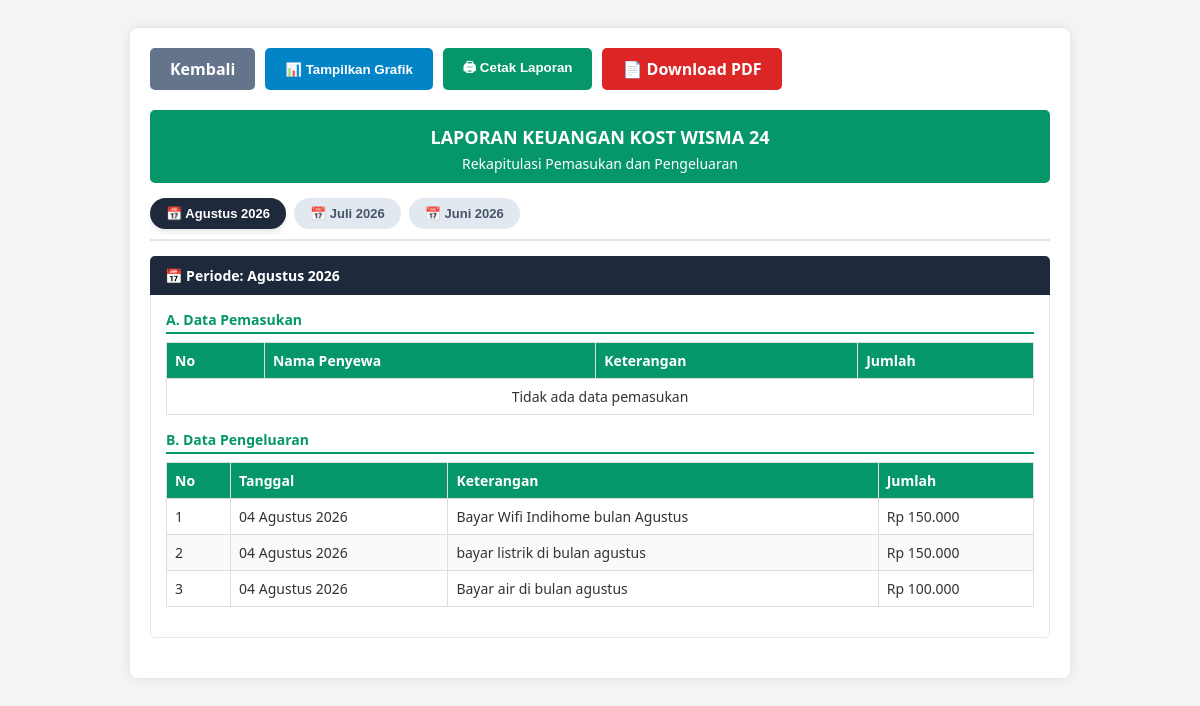
The app's page /laporan-keuangan/ (signed in) with its own data.
### kos/models.py (models this page shows, shortened)
class Pengeluaran(models.Model):
    KATEGORI_CHOICES = [
        ('Listrik', 'Listrik'),
        ('Wifi', 'Wifi'),
        ('Air', 'Air'),
        ('Perawatan', 'Perawatan'),
        ('Lainnya', 'Lainnya'),
    ]
    tanggal = models.DateField()
    kategori = models.CharField(max_length=50, choices=KATEGORI_CHOICES, default='Lainnya')
    keterangan = models.CharField(max_length=200)
    jumlah = models.IntegerField()

### kos/views.py (the view)
# urls.py: path('laporan-keuangan/', views.laporan_keuangan, name='laporan_keuangan'),
@login_required
def laporan_keuangan(request):
    bulan_inggris_ke_indo = {
        "January": "Januari", "February": "Februari", "March": "Maret",
        "April": "April", "May": "Mei", "June": "Juni",
        "July": "Juli", "August": "Agustus", "September": "September",
        "October": "Oktober", "November": "November", "December": "Desember"
    }
    urutan = [
        "Januari","Februari","Maret","April","Mei","Juni",
        "Juli","Agustus","September","Oktober","November","Desember"
    ]
    pembayaran_list = Pembayaran.objects.select_related('tagihan__penyewa').all()
    pengeluaran_list = Pengeluaran.objects.all().order_by('-tanggal')
    total_pembayaran = pembayaran_list.aggregate(total=Sum('jumlah_bayar'))['total'] or 0
    total_pengeluaran = pengeluaran_list.aggregate(total=Sum('jumlah'))['total'] or 0
    saldo_akhir_total = total_pembayaran - total_pengeluaran
    grouped = defaultdict(lambda: {
        "pemasukan": [],
        "pengeluaran": [],
        "total_pemasukan": 0,
        "total_pengeluaran": 0,
        "saldo": 0
    })
    for p in pembayaran_list:
        bulan_en = p.tagihan.bulan
        bulan = bulan_inggris_ke_indo.get(bulan_en, bulan_en)
        key = f"{bulan} {p.tagihan.tahun}"
        grouped[key]["pemasukan"].append(p)
        grouped[key]["total_pemasukan"] += p.jumlah_bayar
    for p in pengeluaran_list:
        bulan_en = p.tanggal.strftime("%B")
        bulan = bulan_inggris_ke_indo.get(bulan_en, bulan_en)
        key = f"{bulan} {p.tanggal.year}"
        grouped[key]["pengeluaran"].append(p)
        grouped[key]["total_pengeluaran"] += p.jumlah
    for key in grouped:
        grouped[key]["saldo"] = (
            grouped[key]["total_pemasukan"] -
            grouped[key]["total_pengeluaran"]
        )
    semua_bulan = sorted(grouped.keys(), key=lambda x: urutan.index(x.split()[0]) if x.split()[0] in urutan else 0)
    chart_labels = []
    chart_pemasukan = []
    chart_pengeluaran = []
    for key in semua_bulan:
        chart_labels.append(key)
        chart_pemasukan.append(grouped[key]["total_pemasukan"])
        chart_pengeluaran.append(grouped[key]["total_pengeluaran"])
    context = {
        'pembayaran_list': pembayaran_list,
        'pengeluaran_list': pengeluaran_list,
        'total_pembayaran': total_pembayaran,
        'total_pengeluaran': total_pengeluaran,
        'saldo_akhir_total': saldo_akhir_total,
        'grouped': dict(grouped),
        'chart_labels': chart_labels,
        'chart_pemasukan': chart_pemasukan,
        'chart_pengeluaran': chart_pengeluaran,
    }
    return render(request, 'kos/laporan_keuangan.html', context)

### kos/templates/kos/laporan_keuangan.html (shortened to what this page needs)
{% load humanize %}
<!DOCTYPE html>
<html lang="id">
<head>
</head>
<body>
<div class="container">
    <div class="btn-group">
        <a href="/dashboard/" class="btn btn-back">Kembali</a>
        <button onclick="toggleView()" class="btn btn-toggle" id="btnToggleText">📊 Tampilkan Grafik</button>
        <button onclick="window.print()" class="btn btn-print">🖨 Cetak Laporan</button>
        <a href="{% url 'download_pdf' %}" class="btn btn-pdf">📄 Download PDF</a>
    </div>
    <div class="main-header">
        <h1>LAPORAN KEUANGAN KOST WISMA 24</h1>
        <p>Rekapitulasi Pemasukan dan Pengeluaran</p>
    </div>
    <div id="tableContentWrapper">
        <div class="tab-menu">
            {% for bulan, data in grouped.items %}
            <button class="tab-btn {% if forloop.first %}active{% endif %}" onclick="openTab(event, 'tab-{{ forloop.counter }}')">
                📅 {{ bulan }}
            </button>
            {% endfor %}
        </div>
        {% for bulan, data in grouped.items %}
        <div id="tab-{{ forloop.counter }}" class="tab-content {% if forloop.first %}active{% endif %}">
            <div class="period-box">📅 Periode: {{ bulan }}</div>
            <div class="content-box">
                <div class="section-label">A. Data Pemasukan</div>
                <table>
                    <thead>
                        <tr>
                            <th>No</th><th>Nama Penyewa</th><th>Keterangan</th><th>Jumlah</th>
                        </tr>
                    </thead>
                    <tbody>
                        {% for p in data.pemasukan %}
                        <tr>
                            <td>{{ forloop.counter }}</td>
                            <td>{{ p.tagihan.penyewa.nama }}</td>
                            <td>{{ p.tagihan.bulan }} {{ p.tagihan.tahun }}</td>
                            <td>Rp {{ p.jumlah_bayar|intcomma }}</td>
                        </tr>
                        {% empty %}
                        <tr><td colspan="4" style="text-align:center;">Tidak ada data pemasukan</td></tr>
                        {% endfor %}
                    </tbody>
                </table>
                <div class="section-label">B. Data Pengeluaran</div>
                <table>
                    <thead>
                        <tr>
                            <th>No</th><th>Tanggal</th><th>Keterangan</th><th>Jumlah</th>
                        </tr>
                    </thead>
                    <tbody>
                        {% for p in data.pengeluaran %}
                        <tr>
                            <td>{{ forloop.counter }}</td>
                            <td>{{ p.tanggal|date:"d F Y" }}</td>
                            <td>{{ p.keterangan }}</td>
                            <td>Rp {{ p.jumlah|intcomma }}</td>
                        </tr>
                        {% empty %}
                        <tr><td colspan="4" style="text-align:center;">Tidak ada catatan pengeluaran</td></tr>
                        {% endfor %}
                    </tbody>
                </table>
            </div>
        </div>
        {% endfor %}
    </div>
</div>
</body>
</html>

### kos/templates/kos/laporan_keuangan.html (style rules this page uses)
body { font-family: 'Segoe UI', Tahoma, Geneva, Verdana, sans-serif; background-color: #f4f4f4; padding: 20px; color: #333; }
.container { max-width: 900px; margin: auto; background: white; padding: 20px; border-radius: 8px; box-shadow: 0 0 10px rgba(0,0,0,0.1); }
.btn-group { display: flex; gap: 10px; margin-bottom: 20px; flex-wrap: wrap; }
.btn { padding: 10px 20px; border: none; border-radius: 5px; color: white; cursor: pointer; text-decoration: none; font-weight: bold; transition: 0.3s; }
.btn-back { background: #64748b; }
.btn-print { background: #059669; }
.btn-pdf { background: #dc2626; }
.btn-toggle { background: #0284c7; }
.main-header { background: #059669; color: white; padding: 10px; text-align: center; border-radius: 5px; margin-bottom: 15px; }
.main-header h1 { font-size: 18px; margin: 5px 0; }
.main-header p { font-size: 14px; margin: 0; }
.tab-menu { display: flex; gap: 8px; margin-bottom: 15px; border-bottom: 2px solid #e2e8f0; padding-bottom: 10px; overflow-x: auto; }
.tab-btn { background: #e2e8f0; color: #475569; border: none; padding: 8px 16px; border-radius: 20px; font-weight: bold; cursor: pointer; transition: all 0.2s; white-space: nowrap; font-size: 13px; }
.tab-btn.active { background: #1e293b; color: white; box-shadow: 0 4px 6px -1px rgba(0,0,0,0.1); }
.tab-content { display: none; }
.tab-content.active { display: block; animation: fadeIn 0.3s ease-in-out; }
.period-box { background: #1e293b; color: white; padding: 10px 15px; border-radius: 5px 5px 0 0; font-weight: bold; font-size: 14px; }
.content-box { border: 1px solid #e2e8f0; padding: 15px; border-radius: 0 0 5px 5px; background: #fff; margin-bottom: 20px; border-top: none; }
table { width: 100%; border-collapse: collapse; margin-top: 5px; margin-bottom: 15px; font-size: 14px; }
th { background: #059669; color: white; padding: 8px; border: 1px solid #ddd; text-align: left; }
td { padding: 8px; border: 1px solid #ddd; }
tr:nth-child(even) { background-color: #f8fafc; }
.section-label { color: #059669; font-weight: bold; font-size: 14px; border-bottom: 2px solid #059669; padding-bottom: 3px; margin-bottom: 8px; }

### records on screen
Pengeluaran: tanggal "04 Agustus 2026", keterangan "Bayar Wifi Indihome bulan Agustus", jumlah "150.000"
Pengeluaran: tanggal "04 Agustus 2026", keterangan "bayar listrik di bulan agustus", jumlah "150.000"
Pengeluaran: tanggal "04 Agustus 2026", keterangan "Bayar air di bulan agustus", jumlah "100.000"

### other values on screen
{{ bulan }} "Agustus 2026" "Juli 2026" "Juni 2026"
{{ bulan }} "Agustus 2026"
